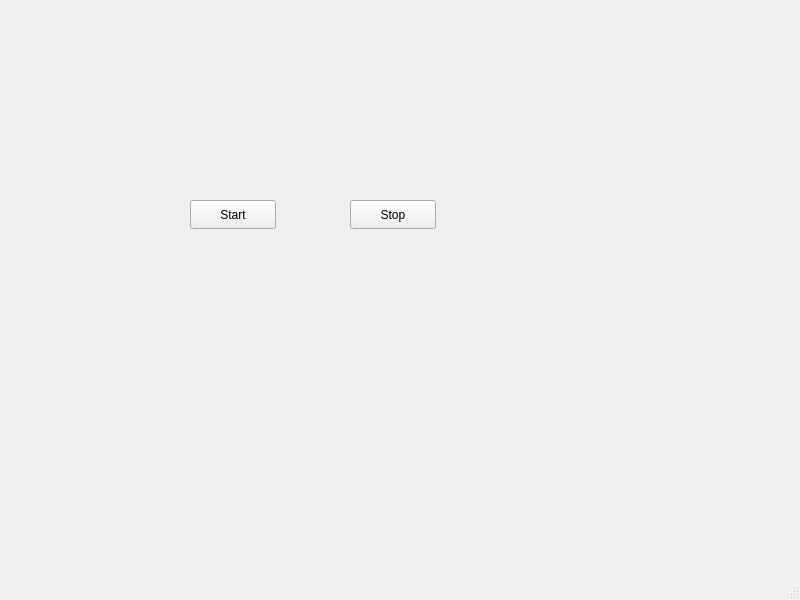
<?xml version="1.0" encoding="UTF-8"?>
<ui version="4.0">
 <class>MainWindow</class>
 <widget class="QMainWindow" name="MainWindow">
  <property name="geometry">
   <rect>
    <x>0</x>
    <y>0</y>
    <width>800</width>
    <height>600</height>
   </rect>
  </property>
  <property name="windowTitle">
   <string>MainWindow</string>
  </property>
  <widget class="QWidget" name="centralwidget">
   <widget class="QPushButton" name="pushButton">
    <property name="geometry">
     <rect>
      <x>190</x>
      <y>200</y>
      <width>86</width>
      <height>29</height>
     </rect>
    </property>
    <property name="text">
     <string>Start</string>
    </property>
   </widget>
   <widget class="QPushButton" name="stop">
    <property name="geometry">
     <rect>
      <x>350</x>
      <y>200</y>
      <width>86</width>
      <height>29</height>
     </rect>
    </property>
    <property name="text">
     <string>Stop</string>
    </property>
   </widget>
  </widget>
  <widget class="QMenuBar" name="menubar">
   <property name="geometry">
    <rect>
     <x>0</x>
     <y>0</y>
     <width>800</width>
     <height>17</height>
    </rect>
   </property>
  </widget>
  <widget class="QStatusBar" name="statusbar"/>
 </widget>
 <resources/>
 <connections/>
</ui>
